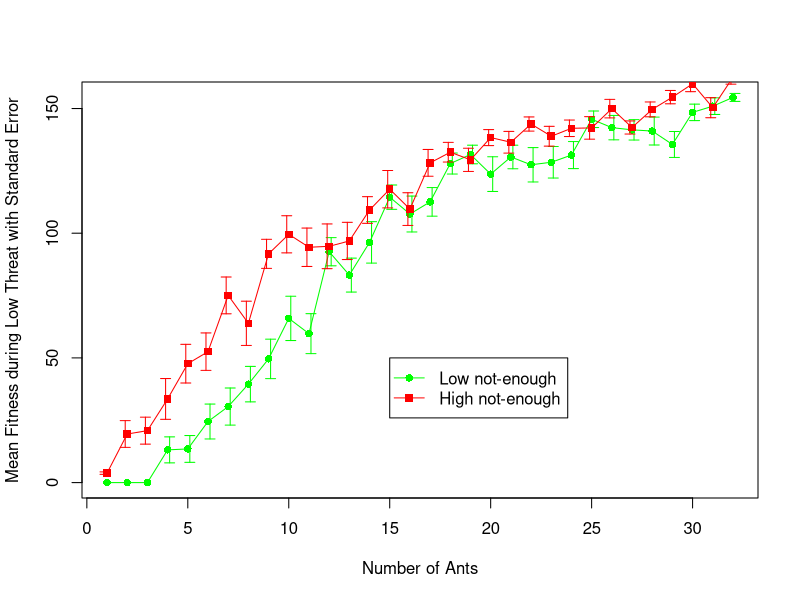
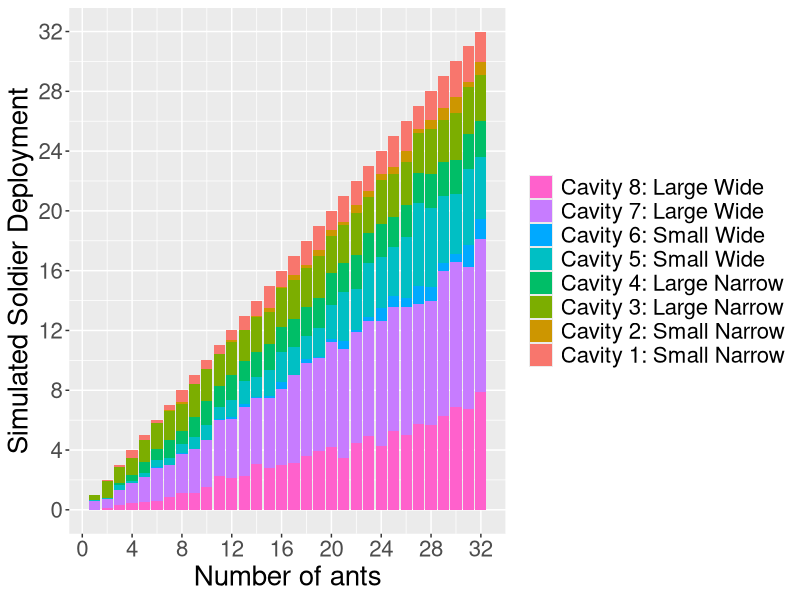
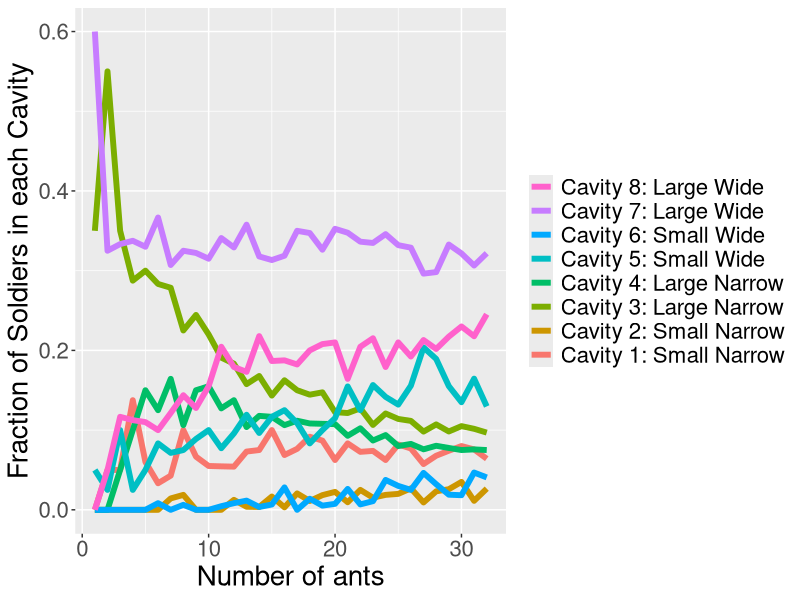
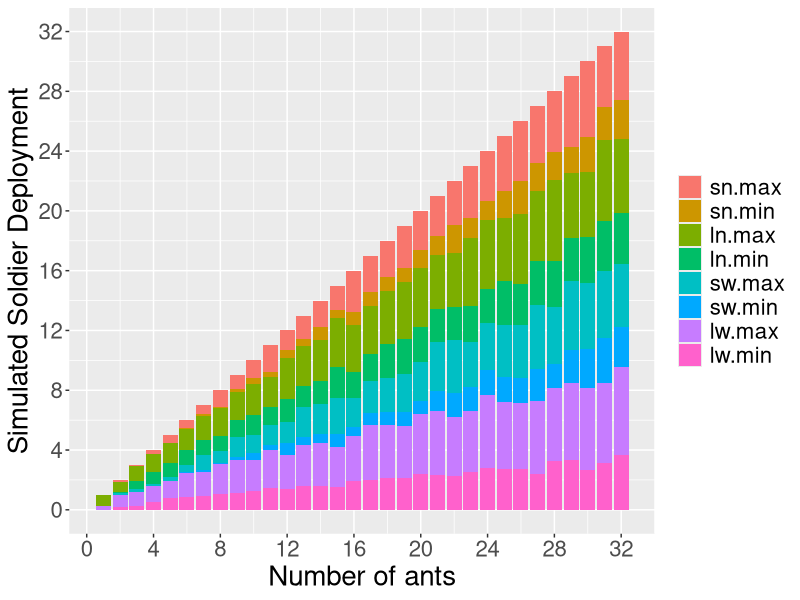
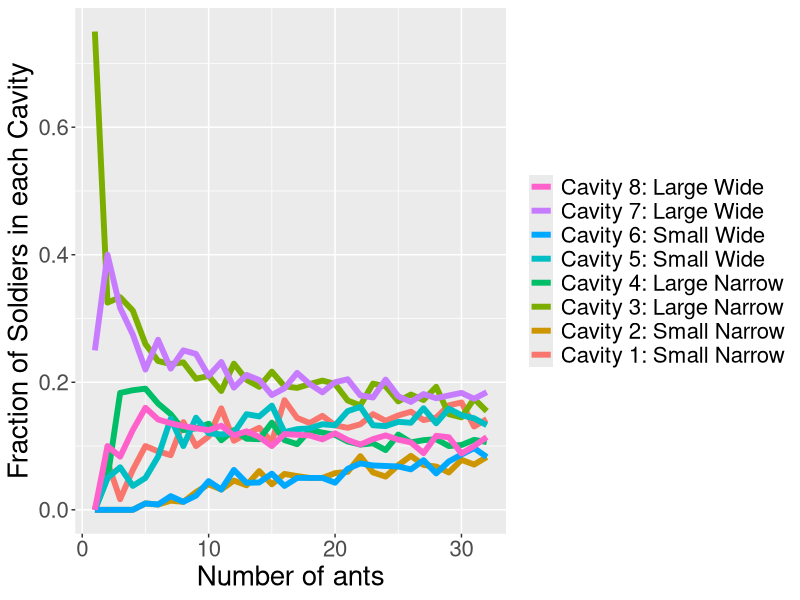

Generate these figures, in order, with R:
## ---- chunk 1
notEnoughLarge = read.csv('SAD-Model4-14.csv')
notEnoughSmall = read.csv('SAD-Model4-15.csv')
enough.guards.wide = notEnoughLarge$enough.guards.wide[1]
enough.guards.narrow = notEnoughLarge$enough.guards.narrow[1]


library(plyr)
library(reshape2)

drop <- c("enough.guards.wide", 'enough.guards.narrow', 'large.narrow', 'large.wide', 'small.narrow', 'small.wide', 'h')
notEnoughLarge <- notEnoughLarge[ ,!(names(notEnoughLarge) %in% drop)]
notEnoughSmall <- notEnoughSmall[ ,!(names(notEnoughSmall) %in% drop)]

calculate.fitness.by.run  <- function (df, attackRate) {
  df$id = seq.int(nrow(df))
  dfm <- melt(df, id.vars = c( "id","num.ants","large.perc", "small.perc", "enough.narrow", "enough.wide", "not.enough"))
  dfm$h <- ifelse(grepl("n", dfm$variable), ceiling(enough.guards.narrow/2), ceiling(enough.guards.wide/2))
  dfm$v <- ifelse(grepl("l", dfm$variable), 60, 20)
  dfm$d <- (dfm$h^(-1/5))/(1+exp(-(5/dfm$h)*(dfm$value-dfm$h)))
  dfm$s <- exp(-(attackRate)*(1-dfm$d))
  dfFit <- ddply(dfm, c("id","num.ants","large.perc", "small.perc", "enough.narrow", "enough.wide", "not.enough"), summarise, fitness = sum(v*s))
  return(dfFit)
  }

neLargeFit <- calculate.fitness.by.run(notEnoughLarge,5)
neLargeFit <- ddply(neLargeFit, c("num.ants"), summarise, 
                    N = length(fitness),
                    fitSD = sd(fitness),
                    fitSE = fitSD/sqrt(N),
                    fitness = mean(fitness))

neSmallFit <- calculate.fitness.by.run(notEnoughSmall,20)
neSmallFit <- ddply(neSmallFit, c("num.ants"), summarise, 
                 N = length(fitness),
                 fitSD = sd(fitness),
                 fitSE = fitSD/sqrt(N),
                 fitness = mean(fitness))

notEnoughLarge["ln.max"] = pmax(notEnoughLarge$ln1, notEnoughLarge$ln2)
notEnoughLarge["ln.min"] = pmin(notEnoughLarge$ln1, notEnoughLarge$ln2)
notEnoughLarge["lw.max"] = pmax(notEnoughLarge$lw1, notEnoughLarge$lw2)
notEnoughLarge["lw.min"] = pmin(notEnoughLarge$lw1, notEnoughLarge$lw2)
notEnoughLarge["sn.max"] = pmax(notEnoughLarge$sn1, notEnoughLarge$sn2)
notEnoughLarge["sn.min"] = pmin(notEnoughLarge$sn1, notEnoughLarge$sn2)
notEnoughLarge["sw.max"] = pmax(notEnoughLarge$sw1, notEnoughLarge$sw2)
notEnoughLarge["sw.min"] = pmin(notEnoughLarge$sw1, notEnoughLarge$sw2)

notEnoughSmall["ln.max"] = pmax(notEnoughSmall$ln1, notEnoughSmall$ln2)
notEnoughSmall["ln.min"] = pmin(notEnoughSmall$ln1, notEnoughSmall$ln2)
notEnoughSmall["lw.max"] = pmax(notEnoughSmall$lw1, notEnoughSmall$lw2)
notEnoughSmall["lw.min"] = pmin(notEnoughSmall$lw1, notEnoughSmall$lw2)
notEnoughSmall["sn.max"] = pmax(notEnoughSmall$sn1, notEnoughSmall$sn2)
notEnoughSmall["sn.min"] = pmin(notEnoughSmall$sn1, notEnoughSmall$sn2)
notEnoughSmall["sw.max"] = pmax(notEnoughSmall$sw1, notEnoughSmall$sw2)
notEnoughSmall["sw.min"] = pmin(notEnoughSmall$sw1, notEnoughSmall$sw2)

neLargeGraph <- ddply(notEnoughLarge, "num.ants", summarise, 
                sn.max = mean(sn.max),
                sn.min = mean(sn.min),
                ln.max = mean(ln.max),
                ln.min = mean(ln.min),
                sw.max = mean(sw.max),
                sw.min = mean(sw.min),
                lw.max = mean(lw.max),
                lw.min = mean(lw.min)
                )

neSmallGraph <- ddply(notEnoughSmall, "num.ants", summarise, 
                sn.max = mean(sn.max),
                sn.min = mean(sn.min),
                ln.max = mean(ln.max),
                ln.min = mean(ln.min),
                sw.max = mean(sw.max),
                sw.min = mean(sw.min),
                lw.max = mean(lw.max),
                lw.min = mean(lw.min)
                )
plot(neSmallFit$num.ants,neSmallFit$fitness, col = 'green', pch = 16,
     xlab = "Number of Ants", ylab = "Mean Fitness during Low Threat with Standard Error")
lines(neSmallFit$num.ants,neSmallFit$fitness, col = 'green')
arrows(neSmallFit$num.ants+.1, neSmallFit$fitness - neSmallFit$fitSE,
      neSmallFit$num.ants+.1, neSmallFit$fitness + neSmallFit$fitSE,
      length=.05, angle = 90, code=3, col = 'green')
points(neLargeFit$num.ants,neLargeFit$fitness, col = 'red',pch = 15)
lines(neLargeFit$num.ants,neLargeFit$fitness, col = 'red')
arrows(neLargeFit$num.ants-.1, neLargeFit$fitness - neLargeFit$fitSE,
       neLargeFit$num.ants-.1, neLargeFit$fitness + neLargeFit$fitSE,
       length=.05, angle = 90, code=3, col = 'red')
legend(15,50, c("Low not-enough", 
                "High not-enough"),
       lty = c(1,1),
       pch = c(16,15),
       col = c('green', 'red'))


## ---- chunk 2

library(ggplot2)
library(reshape2)
neLargeGraph.m <- melt(neLargeGraph, id.vars = c( "num.ants"))
ggplot(neLargeGraph.m, aes(x = num.ants, y = value, fill=variable)) + 
  geom_bar(stat='identity') + 
  scale_fill_discrete(breaks = c("sn.max", "sn.min","ln.max","ln.min", "sw.max","sw.min", "lw.max", "lw.min" ), labels=c("Cavity 1: Small Narrow", "Cavity 2: Small Narrow", "Cavity 3: Large Narrow","Cavity 4: Large Narrow","Cavity 5: Small Wide","Cavity 6: Small Wide","Cavity 7: Large Wide","Cavity 8: Large Wide"), guide = guide_legend(reverse=TRUE)) + 
  theme(legend.title=element_blank(), legend.text = element_text(size = 16), text = element_text(size=20)) + 
  scale_y_continuous(breaks = seq(0, 32, by = 4)) +
  scale_x_continuous(breaks = seq(0, 32, by = 4)) +
  labs( x = "Number of ants", y = "Simulated Soldier Deployment")

ggplot(data=neLargeGraph.m, aes(x= num.ants, y=value/num.ants, color = variable)) +
  geom_line(size=2) +
  scale_color_discrete(breaks = c("sn.max", "sn.min","ln.max","ln.min", "sw.max","sw.min", "lw.max", "lw.min" ), labels=c("Cavity 1: Small Narrow", "Cavity 2: Small Narrow", "Cavity 3: Large Narrow","Cavity 4: Large Narrow","Cavity 5: Small Wide","Cavity 6: Small Wide","Cavity 7: Large Wide","Cavity 8: Large Wide"), guide = guide_legend(reverse=TRUE)) + 
  theme(legend.title=element_blank(), legend.text = element_text(size = 16), text = element_text(size=20)) + 
  labs( x = "Number of ants", y = "Fraction of Soldiers in each Cavity")

neSmallGraph.m <- melt(neSmallGraph, id.vars = c( "num.ants"))
ggplot(neSmallGraph.m, aes(x = num.ants, y = value, fill=variable)) + 
  geom_bar(stat='identity') + 
  scale_color_discrete(breaks = c("sn.max", "sn.min","ln.max","ln.min", "sw.max","sw.min", "lw.max", "lw.min" ), labels=c("Cavity 1: Small Narrow", "Cavity 2: Small Narrow", "Cavity 3: Large Narrow","Cavity 4: Large Narrow","Cavity 5: Small Wide","Cavity 6: Small Wide","Cavity 7: Large Wide","Cavity 8: Large Wide"), guide = guide_legend(reverse=TRUE)) + 
  theme(legend.title=element_blank(), legend.text = element_text(size = 16), text = element_text(size=20)) + 
  scale_y_continuous(breaks = seq(0, 32, by = 4)) +
  scale_x_continuous(breaks = seq(0, 32, by = 4)) +
  labs( x = "Number of ants", y = "Simulated Soldier Deployment")

ggplot(data=neSmallGraph.m, aes(x= num.ants, y=value/num.ants, color = variable)) +
  geom_line(size=2) +
  scale_color_discrete(breaks = c("sn.max", "sn.min","ln.max","ln.min", "sw.max","sw.min", "lw.max", "lw.min" ), labels=c("Cavity 1: Small Narrow", "Cavity 2: Small Narrow", "Cavity 3: Large Narrow","Cavity 4: Large Narrow","Cavity 5: Small Wide","Cavity 6: Small Wide","Cavity 7: Large Wide","Cavity 8: Large Wide"), guide = guide_legend(reverse=TRUE)) + 
  theme(legend.title=element_blank(), legend.text = element_text(size = 16), text = element_text(size=20)) + 
  labs( x = "Number of ants", y = "Fraction of Soldiers in each Cavity")
